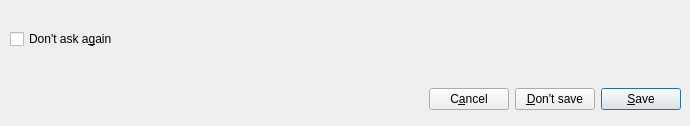
<?xml version="1.0" encoding="UTF-8"?>
<ui version="4.0">
 <class>closeSubwindowDialog</class>
 <widget class="QDialog" name="closeSubwindowDialog">
  <property name="geometry">
   <rect>
    <x>0</x>
    <y>0</y>
    <width>690</width>
    <height>126</height>
   </rect>
  </property>
  <property name="windowTitle">
   <string>Close window</string>
  </property>
  <property name="locale">
   <locale language="English" country="Australia"/>
  </property>
  <widget class="QWidget" name="verticalLayoutWidget">
   <property name="geometry">
    <rect>
     <x>10</x>
     <y>9</y>
     <width>671</width>
     <height>101</height>
    </rect>
   </property>
   <layout class="QVBoxLayout" name="verticalLayout">
    <item>
     <widget class="QLabel" name="instructionLabel">
      <property name="sizePolicy">
       <sizepolicy hsizetype="Preferred" vsizetype="Preferred">
        <horstretch>0</horstretch>
        <verstretch>0</verstretch>
       </sizepolicy>
      </property>
      <property name="text">
       <string/>
      </property>
     </widget>
    </item>
    <item>
     <widget class="QCheckBox" name="dontaskCheckBox">
      <property name="text">
       <string>Don't ask a&amp;gain</string>
      </property>
     </widget>
    </item>
    <item>
     <spacer name="verticalSpacer">
      <property name="orientation">
       <enum>Qt::Vertical</enum>
      </property>
      <property name="sizeHint" stdset="0">
       <size>
        <width>20</width>
        <height>40</height>
       </size>
      </property>
     </spacer>
    </item>
    <item>
     <layout class="QHBoxLayout" name="horizontalLayout">
      <item>
       <spacer name="horizontalSpacer">
        <property name="orientation">
         <enum>Qt::Horizontal</enum>
        </property>
        <property name="sizeHint" stdset="0">
         <size>
          <width>40</width>
          <height>20</height>
         </size>
        </property>
       </spacer>
      </item>
      <item>
       <widget class="QPushButton" name="cancelButton">
        <property name="text">
         <string>C&amp;ancel</string>
        </property>
       </widget>
      </item>
      <item>
       <widget class="QPushButton" name="nosaveButton">
        <property name="text">
         <string>&amp;Don't save</string>
        </property>
       </widget>
      </item>
      <item>
       <widget class="QPushButton" name="saveButton">
        <property name="text">
         <string>&amp;Save</string>
        </property>
        <property name="default">
         <bool>true</bool>
        </property>
       </widget>
      </item>
     </layout>
    </item>
   </layout>
  </widget>
 </widget>
 <tabstops>
  <tabstop>dontaskCheckBox</tabstop>
  <tabstop>cancelButton</tabstop>
  <tabstop>nosaveButton</tabstop>
  <tabstop>saveButton</tabstop>
 </tabstops>
 <resources/>
 <connections>
  <connection>
   <sender>cancelButton</sender>
   <signal>clicked()</signal>
   <receiver>closeSubwindowDialog</receiver>
   <slot>reject()</slot>
   <hints>
    <hint type="sourcelabel">
     <x>523</x>
     <y>107</y>
    </hint>
    <hint type="destinationlabel">
     <x>481</x>
     <y>153</y>
    </hint>
   </hints>
  </connection>
  <connection>
   <sender>nosaveButton</sender>
   <signal>clicked()</signal>
   <receiver>closeSubwindowDialog</receiver>
   <slot>accept()</slot>
   <hints>
    <hint type="sourcelabel">
     <x>618</x>
     <y>107</y>
    </hint>
    <hint type="destinationlabel">
     <x>564</x>
     <y>150</y>
    </hint>
   </hints>
  </connection>
  <connection>
   <sender>saveButton</sender>
   <signal>clicked()</signal>
   <receiver>closeSubwindowDialog</receiver>
   <slot>saveData()</slot>
   <hints>
    <hint type="sourcelabel">
     <x>654</x>
     <y>99</y>
    </hint>
    <hint type="destinationlabel">
     <x>655</x>
     <y>112</y>
    </hint>
   </hints>
  </connection>
 </connections>
 <slots>
  <slot>saveData()</slot>
 </slots>
</ui>
